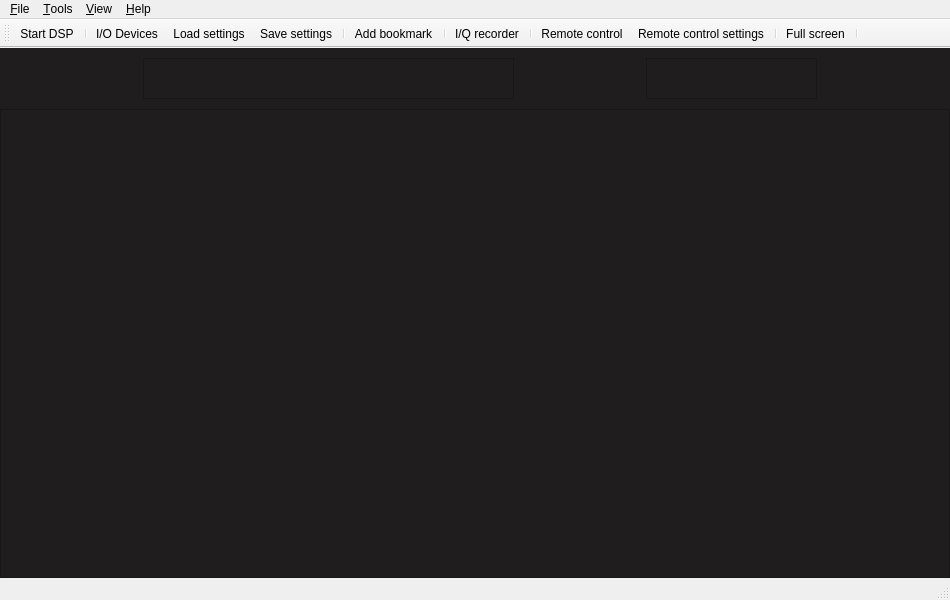
<?xml version="1.0" encoding="UTF-8"?>
<ui version="4.0">
 <class>MainWindow</class>
 <widget class="QMainWindow" name="MainWindow">
  <property name="geometry">
   <rect>
    <x>0</x>
    <y>0</y>
    <width>950</width>
    <height>600</height>
   </rect>
  </property>
  <property name="windowTitle">
   <string>gqrx</string>
  </property>
  <property name="windowIcon">
   <iconset resource="../../../resources/icons.qrc">
    <normaloff>:/icons/icons/gqrx.svg</normaloff>:/icons/icons/gqrx.svg</iconset>
  </property>
  <property name="styleSheet">
   <string notr="true"/>
  </property>
  <property name="dockOptions">
   <set>QMainWindow::AllowNestedDocks|QMainWindow::AllowTabbedDocks|QMainWindow::AnimatedDocks</set>
  </property>
  <property name="unifiedTitleAndToolBarOnMac">
   <bool>true</bool>
  </property>
  <widget class="QWidget" name="centralWidget">
   <property name="styleSheet">
    <string notr="true">background-color: rgb(31, 29, 29);</string>
   </property>
   <layout class="QVBoxLayout" name="verticalLayout_2">
    <property name="spacing">
     <number>10</number>
    </property>
    <property name="leftMargin">
     <number>0</number>
    </property>
    <property name="topMargin">
     <number>10</number>
    </property>
    <property name="rightMargin">
     <number>0</number>
    </property>
    <property name="bottomMargin">
     <number>0</number>
    </property>
    <item>
     <layout class="QHBoxLayout" name="horizontalLayout">
      <property name="spacing">
       <number>10</number>
      </property>
      <property name="leftMargin">
       <number>20</number>
      </property>
      <property name="rightMargin">
       <number>10</number>
      </property>
      <item>
       <spacer name="horizontalSpacer_3">
        <property name="orientation">
         <enum>Qt::Horizontal</enum>
        </property>
        <property name="sizeHint" stdset="0">
         <size>
          <width>40</width>
          <height>20</height>
         </size>
        </property>
       </spacer>
      </item>
      <item>
       <widget class="CFreqCtrl" name="freqCtrl">
        <property name="sizePolicy">
         <sizepolicy hsizetype="Fixed" vsizetype="Fixed">
          <horstretch>0</horstretch>
          <verstretch>0</verstretch>
         </sizepolicy>
        </property>
        <property name="minimumSize">
         <size>
          <width>371</width>
          <height>41</height>
         </size>
        </property>
        <property name="toolTip">
         <string/>
        </property>
        <property name="frameShape">
         <enum>QFrame::StyledPanel</enum>
        </property>
        <property name="frameShadow">
         <enum>QFrame::Raised</enum>
        </property>
       </widget>
      </item>
      <item>
       <spacer name="horizontalSpacer_2">
        <property name="orientation">
         <enum>Qt::Horizontal</enum>
        </property>
        <property name="sizeHint" stdset="0">
         <size>
          <width>40</width>
          <height>20</height>
         </size>
        </property>
       </spacer>
      </item>
      <item>
       <widget class="CMeter" name="sMeter">
        <property name="sizePolicy">
         <sizepolicy hsizetype="Fixed" vsizetype="Fixed">
          <horstretch>0</horstretch>
          <verstretch>0</verstretch>
         </sizepolicy>
        </property>
        <property name="minimumSize">
         <size>
          <width>171</width>
          <height>41</height>
         </size>
        </property>
        <property name="frameShape">
         <enum>QFrame::StyledPanel</enum>
        </property>
        <property name="frameShadow">
         <enum>QFrame::Raised</enum>
        </property>
       </widget>
      </item>
      <item>
       <spacer name="horizontalSpacer">
        <property name="orientation">
         <enum>Qt::Horizontal</enum>
        </property>
        <property name="sizeHint" stdset="0">
         <size>
          <width>40</width>
          <height>20</height>
         </size>
        </property>
       </spacer>
      </item>
     </layout>
    </item>
    <item>
     <widget class="CPlotter" name="plotter">
      <property name="sizePolicy">
       <sizepolicy hsizetype="Expanding" vsizetype="Expanding">
        <horstretch>0</horstretch>
        <verstretch>0</verstretch>
       </sizepolicy>
      </property>
      <property name="frameShape">
       <enum>QFrame::StyledPanel</enum>
      </property>
      <property name="frameShadow">
       <enum>QFrame::Raised</enum>
      </property>
     </widget>
    </item>
   </layout>
  </widget>
  <widget class="QMenuBar" name="menuBar">
   <property name="geometry">
    <rect>
     <x>0</x>
     <y>0</y>
     <width>950</width>
     <height>22</height>
    </rect>
   </property>
   <widget class="QMenu" name="menu_File">
    <property name="title">
     <string>&amp;File</string>
    </property>
    <addaction name="actionDSP"/>
    <addaction name="separator"/>
    <addaction name="actionIoConfig"/>
    <addaction name="actionLoadSettings"/>
    <addaction name="actionSaveSettings"/>
    <addaction name="separator"/>
    <addaction name="actionSaveWaterfall"/>
    <addaction name="separator"/>
    <addaction name="actionQuit"/>
   </widget>
   <widget class="QMenu" name="menu_View">
    <property name="title">
     <string>&amp;View</string>
    </property>
   </widget>
   <widget class="QMenu" name="menu_Help">
    <property name="title">
     <string>&amp;Help</string>
    </property>
    <addaction name="actionUserGroup"/>
    <addaction name="actionNews"/>
    <addaction name="separator"/>
    <addaction name="actionRemoteProtocol"/>
    <addaction name="separator"/>
    <addaction name="actionAbout"/>
    <addaction name="actionAboutQt"/>
   </widget>
   <widget class="QMenu" name="menu_Tools">
    <property name="title">
     <string>&amp;Tools</string>
    </property>
    <addaction name="actionRemoteControl"/>
    <addaction name="actionRemoteConfig"/>
    <addaction name="separator"/>
    <addaction name="actionAddBookmark"/>
    <addaction name="separator"/>
    <addaction name="actionIqTool"/>
    <addaction name="separator"/>
    <addaction name="actionAFSK1200"/>
    <addaction name="separator"/>
   </widget>
   <addaction name="menu_File"/>
   <addaction name="menu_Tools"/>
   <addaction name="menu_View"/>
   <addaction name="menu_Help"/>
  </widget>
  <widget class="QToolBar" name="mainToolBar">
   <property name="windowTitle">
    <string>Main toolbar</string>
   </property>
   <attribute name="toolBarArea">
    <enum>TopToolBarArea</enum>
   </attribute>
   <attribute name="toolBarBreak">
    <bool>false</bool>
   </attribute>
   <addaction name="actionDSP"/>
   <addaction name="separator"/>
   <addaction name="actionIoConfig"/>
   <addaction name="actionLoadSettings"/>
   <addaction name="actionSaveSettings"/>
   <addaction name="separator"/>
   <addaction name="actionAddBookmark"/>
   <addaction name="separator"/>
   <addaction name="actionIqTool"/>
   <addaction name="separator"/>
   <addaction name="actionRemoteControl"/>
   <addaction name="actionRemoteConfig"/>
   <addaction name="separator"/>
   <addaction name="actionFullScreen"/>
   <addaction name="separator"/>
  </widget>
  <widget class="QStatusBar" name="statusBar">
   <property name="enabled">
    <bool>true</bool>
   </property>
  </widget>
  <action name="actionQuit">
   <property name="text">
    <string>&amp;Quit</string>
   </property>
   <property name="toolTip">
    <string>Quit application</string>
   </property>
   <property name="shortcut">
    <string>Ctrl+Q</string>
   </property>
  </action>
  <action name="actionAbout">
   <property name="text">
    <string>&amp;About Gqrx</string>
   </property>
   <property name="toolTip">
    <string>Information about Gqrx</string>
   </property>
  </action>
  <action name="actionAboutQt">
   <property name="text">
    <string>About &amp;Qt</string>
   </property>
   <property name="toolTip">
    <string>About the Qt toolkit</string>
   </property>
  </action>
  <action name="actionDSP">
   <property name="checkable">
    <bool>true</bool>
   </property>
   <property name="icon">
    <iconset resource="../../../resources/icons.qrc">
     <normaloff>:/icons/icons/play.svg</normaloff>:/icons/icons/play.svg</iconset>
   </property>
   <property name="text">
    <string>&amp;Start DSP</string>
   </property>
   <property name="toolTip">
    <string>Start DSP</string>
   </property>
   <property name="statusTip">
    <string>Start/stop DSP processing</string>
   </property>
   <property name="shortcut">
    <string>Ctrl+D</string>
   </property>
  </action>
  <action name="actionAFSK1200">
   <property name="text">
    <string>AFSK1200 &amp;Decoder</string>
   </property>
   <property name="toolTip">
    <string>Start AFSK1200 decoder</string>
   </property>
  </action>
  <action name="actionSched">
   <property name="checkable">
    <bool>true</bool>
   </property>
   <property name="enabled">
    <bool>false</bool>
   </property>
   <property name="icon">
    <iconset resource="../../../resources/icons.qrc">
     <normaloff>:/icons/icons/clock.svg</normaloff>:/icons/icons/clock.svg</iconset>
   </property>
   <property name="text">
    <string>Scheduler</string>
   </property>
   <property name="toolTip">
    <string>Schedule recordings and other actions</string>
   </property>
  </action>
  <action name="actionIoConfig">
   <property name="enabled">
    <bool>true</bool>
   </property>
   <property name="icon">
    <iconset resource="../../../resources/icons.qrc">
     <normaloff>:/icons/icons/flash.svg</normaloff>:/icons/icons/flash.svg</iconset>
   </property>
   <property name="text">
    <string>&amp;I/O Devices</string>
   </property>
   <property name="toolTip">
    <string>Configure I/O devices</string>
   </property>
   <property name="statusTip">
    <string>Opens the hardware configuration dialog</string>
   </property>
   <property name="visible">
    <bool>true</bool>
   </property>
  </action>
  <action name="actionUserGroup">
   <property name="icon">
    <iconset resource="../../../resources/icons.qrc">
     <normaloff>:/icons/icons/help.svg</normaloff>:/icons/icons/help.svg</iconset>
   </property>
   <property name="text">
    <string>&amp;Gqrx user group</string>
   </property>
   <property name="toolTip">
    <string>Discussion group for Gqrx users</string>
   </property>
  </action>
  <action name="actionFullScreen">
   <property name="checkable">
    <bool>true</bool>
   </property>
   <property name="icon">
    <iconset resource="../../../resources/icons.qrc">
     <normaloff>:/icons/icons/fullscreen.svg</normaloff>:/icons/icons/fullscreen.svg</iconset>
   </property>
   <property name="text">
    <string>Full screen</string>
   </property>
   <property name="toolTip">
    <string>Toggle full screen mode</string>
   </property>
   <property name="shortcut">
    <string>F11</string>
   </property>
  </action>
  <action name="actionLoadSettings">
   <property name="icon">
    <iconset resource="../../../resources/icons.qrc">
     <normaloff>:/icons/icons/folder.svg</normaloff>:/icons/icons/folder.svg</iconset>
   </property>
   <property name="text">
    <string>&amp;Load settings</string>
   </property>
   <property name="toolTip">
    <string>Load previously stored configuration</string>
   </property>
   <property name="statusTip">
    <string>Load previously stored settings from a file</string>
   </property>
   <property name="shortcut">
    <string>Ctrl+L</string>
   </property>
  </action>
  <action name="actionSaveSettings">
   <property name="icon">
    <iconset resource="../../../resources/icons.qrc">
     <normaloff>:/icons/icons/floppy.svg</normaloff>:/icons/icons/floppy.svg</iconset>
   </property>
   <property name="text">
    <string>S&amp;ave settings</string>
   </property>
   <property name="toolTip">
    <string>Save current configuration</string>
   </property>
   <property name="statusTip">
    <string>Save current configuration to a file</string>
   </property>
   <property name="shortcut">
    <string>Ctrl+S</string>
   </property>
  </action>
  <action name="actionAddBookmark">
   <property name="icon">
    <iconset resource="../../../resources/icons.qrc">
     <normaloff>:/icons/icons/bookmark-new.svg</normaloff>:/icons/icons/bookmark-new.svg</iconset>
   </property>
   <property name="text">
    <string>&amp;Add bookmark</string>
   </property>
   <property name="toolTip">
    <string>Bookmark the current frequency and mode (Ctrl+Shift+B)</string>
   </property>
   <property name="shortcut">
    <string>Ctrl+Shift+B</string>
   </property>
  </action>
  <action name="actionRemoteControl">
   <property name="checkable">
    <bool>true</bool>
   </property>
   <property name="enabled">
    <bool>true</bool>
   </property>
   <property name="icon">
    <iconset resource="../../../resources/icons.qrc">
     <normaloff>:/icons/icons/tangeo-network-idle.svg</normaloff>:/icons/icons/tangeo-network-idle.svg</iconset>
   </property>
   <property name="text">
    <string>&amp;Remote control</string>
   </property>
   <property name="toolTip">
    <string>Remote control via TCP</string>
   </property>
   <property name="statusTip">
    <string>Activate the TCP interface</string>
   </property>
  </action>
  <action name="actionRemoteConfig">
   <property name="icon">
    <iconset resource="../../../resources/icons.qrc">
     <normaloff>:/icons/icons/settings.svg</normaloff>:/icons/icons/settings.svg</iconset>
   </property>
   <property name="text">
    <string>Remote &amp;control settings</string>
   </property>
   <property name="toolTip">
    <string>Configure remote control settings</string>
   </property>
  </action>
  <action name="actionIqTool">
   <property name="icon">
    <iconset resource="../../../resources/icons.qrc">
     <normaloff>:/icons/icons/signal.svg</normaloff>:/icons/icons/signal.svg</iconset>
   </property>
   <property name="text">
    <string>&amp;I/Q recorder</string>
   </property>
   <property name="toolTip">
    <string>Record and play I/Q data</string>
   </property>
   <property name="statusTip">
    <string>Open I/Q recorder dialog</string>
   </property>
   <property name="shortcut">
    <string>Ctrl+I</string>
   </property>
  </action>
  <action name="actionNews">
   <property name="icon">
    <iconset resource="../../../resources/icons.qrc">
     <normaloff>:/icons/icons/info.svg</normaloff>:/icons/icons/info.svg</iconset>
   </property>
   <property name="text">
    <string>&amp;News</string>
   </property>
   <property name="toolTip">
    <string>Show news about this release</string>
   </property>
  </action>
  <action name="actionRemoteProtocol">
   <property name="icon">
    <iconset resource="../../../resources/icons.qrc">
     <normaloff>:/icons/icons/info.svg</normaloff>:/icons/icons/info.svg</iconset>
   </property>
   <property name="text">
    <string>&amp;Remote control</string>
   </property>
   <property name="toolTip">
    <string>Remote control protocol</string>
   </property>
  </action>
  <action name="actionSaveWaterfall">
   <property name="text">
    <string>Save &amp;waterfall</string>
   </property>
   <property name="statusTip">
    <string>Save the current waterfall to a graphics file</string>
   </property>
   <property name="shortcut">
    <string>Ctrl+W</string>
   </property>
  </action>
 </widget>
 <layoutdefault spacing="6" margin="11"/>
 <customwidgets>
  <customwidget>
   <class>CFreqCtrl</class>
   <extends>QFrame</extends>
   <header>qtgui/freqctrl.h</header>
   <container>1</container>
  </customwidget>
  <customwidget>
   <class>CPlotter</class>
   <extends>QFrame</extends>
   <header>qtgui/plotter.h</header>
   <container>1</container>
  </customwidget>
  <customwidget>
   <class>CMeter</class>
   <extends>QFrame</extends>
   <header>qtgui/meter.h</header>
   <container>1</container>
  </customwidget>
 </customwidgets>
 <resources>
  <include location="../../../resources/icons.qrc"/>
 </resources>
 <connections>
  <connection>
   <sender>actionQuit</sender>
   <signal>triggered()</signal>
   <receiver>MainWindow</receiver>
   <slot>close()</slot>
   <hints>
    <hint type="sourcelabel">
     <x>-1</x>
     <y>-1</y>
    </hint>
    <hint type="destinationlabel">
     <x>450</x>
     <y>257</y>
    </hint>
   </hints>
  </connection>
 </connections>
</ui>
